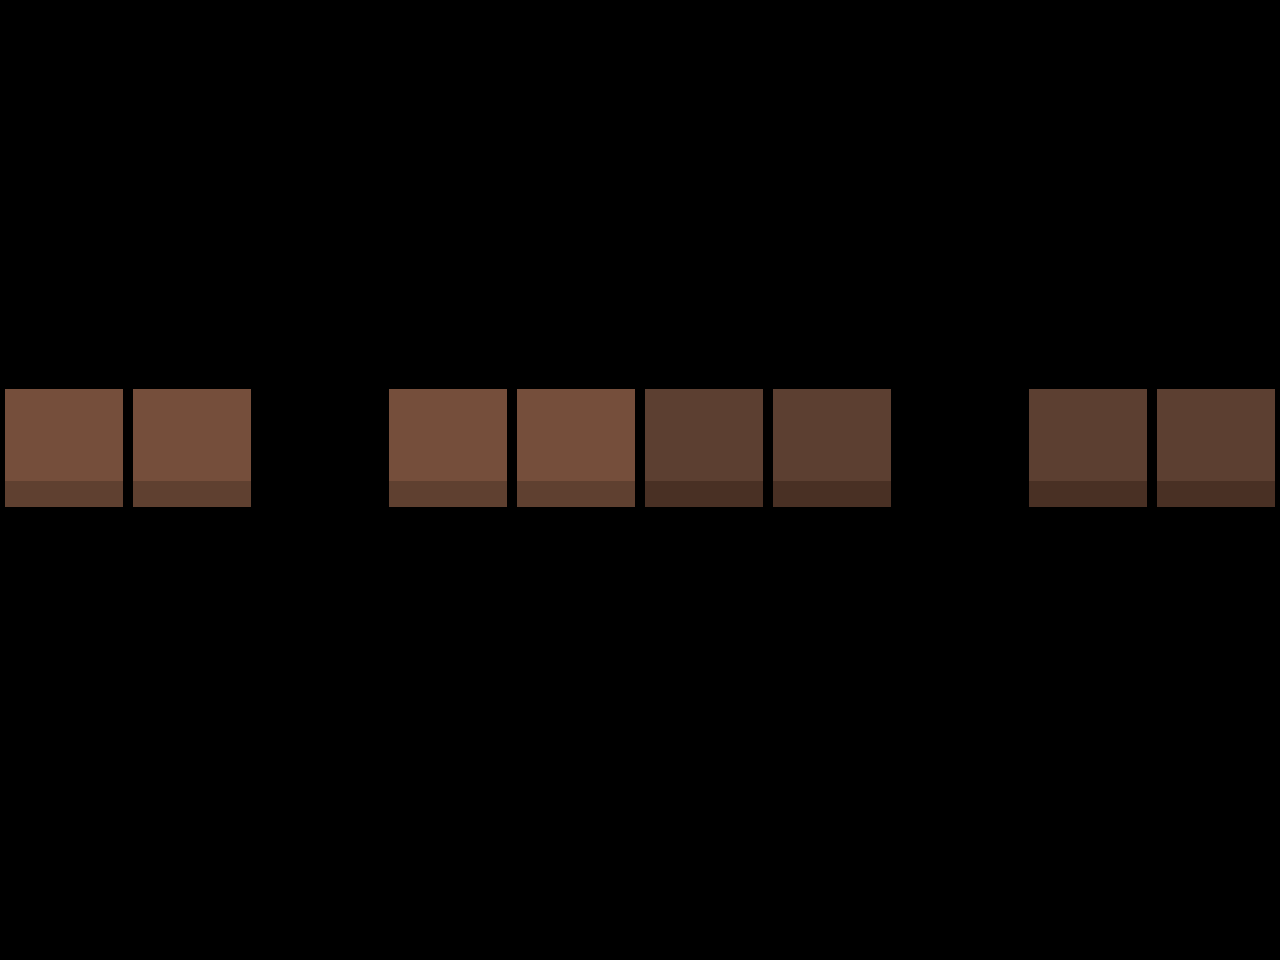

Rendered tile map (Tiled .tmx) drawn with the repository's tilesets; below, a short description and the full map source, tile grids included:
An orthogonal 20x15 tile map with 64x64 px tiles, 1 tile layer (Слой тайлов 2) and 9 objects (4x spawn, 4x solid).

<map version="1.5" tiledversion="1.7.2" orientation="orthogonal" renderorder="left-up" width="20" height="15" tilewidth="64" tileheight="64" infinite="0" nextlayerid="5" nextobjectid="26">
 <editorsettings>
  <chunksize width="64" height="64" />
 </editorsettings>
 <tileset firstgid="1" name="tileset" tilewidth="64" tileheight="64" tilecount="50" columns="10">
  <image source="../image/tileset.png" width="640" height="320" />
 </tileset>
 <layer id="4" name="Слой тайлов 2" width="20" height="15">
  <data>
   <tile />
   <tile />
   <tile />
   <tile />
   <tile />
   <tile />
   <tile />
   <tile />
   <tile />
   <tile />
   <tile />
   <tile />
   <tile />
   <tile />
   <tile />
   <tile />
   <tile />
   <tile />
   <tile />
   <tile />
   <tile />
   <tile />
   <tile />
   <tile />
   <tile />
   <tile />
   <tile />
   <tile />
   <tile />
   <tile />
   <tile />
   <tile />
   <tile />
   <tile />
   <tile />
   <tile />
   <tile />
   <tile />
   <tile />
   <tile />
   <tile />
   <tile />
   <tile />
   <tile />
   <tile />
   <tile />
   <tile />
   <tile />
   <tile />
   <tile />
   <tile />
   <tile />
   <tile />
   <tile />
   <tile />
   <tile />
   <tile />
   <tile />
   <tile />
   <tile />
   <tile />
   <tile />
   <tile />
   <tile />
   <tile />
   <tile />
   <tile />
   <tile />
   <tile />
   <tile />
   <tile />
   <tile />
   <tile />
   <tile />
   <tile />
   <tile />
   <tile />
   <tile />
   <tile />
   <tile />
   <tile />
   <tile />
   <tile />
   <tile />
   <tile />
   <tile />
   <tile />
   <tile />
   <tile />
   <tile />
   <tile />
   <tile />
   <tile />
   <tile />
   <tile />
   <tile />
   <tile />
   <tile />
   <tile />
   <tile />
   <tile />
   <tile />
   <tile />
   <tile />
   <tile />
   <tile />
   <tile />
   <tile />
   <tile />
   <tile />
   <tile />
   <tile />
   <tile />
   <tile />
   <tile />
   <tile />
   <tile />
   <tile />
   <tile />
   <tile />
   <tile gid="11" />
   <tile gid="13" />
   <tile gid="11" />
   <tile gid="13" />
   <tile />
   <tile />
   <tile gid="11" />
   <tile gid="13" />
   <tile gid="11" />
   <tile gid="13" />
   <tile gid="14" />
   <tile gid="16" />
   <tile gid="14" />
   <tile gid="16" />
   <tile />
   <tile />
   <tile gid="14" />
   <tile gid="16" />
   <tile gid="14" />
   <tile gid="16" />
   <tile gid="31" />
   <tile gid="33" />
   <tile gid="31" />
   <tile gid="33" />
   <tile />
   <tile />
   <tile gid="31" />
   <tile gid="33" />
   <tile gid="31" />
   <tile gid="33" />
   <tile gid="34" />
   <tile gid="36" />
   <tile gid="34" />
   <tile gid="36" />
   <tile />
   <tile />
   <tile gid="34" />
   <tile gid="36" />
   <tile gid="34" />
   <tile gid="36" />
   <tile gid="8" />
   <tile gid="10" />
   <tile gid="8" />
   <tile gid="10" />
   <tile />
   <tile />
   <tile gid="8" />
   <tile gid="10" />
   <tile gid="8" />
   <tile gid="10" />
   <tile gid="8" />
   <tile gid="10" />
   <tile gid="8" />
   <tile gid="10" />
   <tile />
   <tile />
   <tile gid="8" />
   <tile gid="10" />
   <tile gid="8" />
   <tile gid="10" />
   <tile />
   <tile />
   <tile />
   <tile />
   <tile />
   <tile />
   <tile />
   <tile />
   <tile />
   <tile />
   <tile />
   <tile />
   <tile />
   <tile />
   <tile />
   <tile />
   <tile />
   <tile />
   <tile />
   <tile />
   <tile />
   <tile />
   <tile />
   <tile />
   <tile />
   <tile />
   <tile />
   <tile />
   <tile />
   <tile />
   <tile />
   <tile />
   <tile />
   <tile />
   <tile />
   <tile />
   <tile />
   <tile />
   <tile />
   <tile />
   <tile />
   <tile />
   <tile />
   <tile />
   <tile />
   <tile />
   <tile />
   <tile />
   <tile />
   <tile />
   <tile />
   <tile />
   <tile />
   <tile />
   <tile />
   <tile />
   <tile />
   <tile />
   <tile />
   <tile />
   <tile />
   <tile />
   <tile />
   <tile />
   <tile />
   <tile />
   <tile />
   <tile />
   <tile />
   <tile />
   <tile />
   <tile />
   <tile />
   <tile />
   <tile />
   <tile />
   <tile />
   <tile />
   <tile />
   <tile />
   <tile />
   <tile />
   <tile />
   <tile />
   <tile />
   <tile />
   <tile />
   <tile />
   <tile />
   <tile />
   <tile />
   <tile />
   <tile />
   <tile />
   <tile />
   <tile />
   <tile />
   <tile />
   <tile />
   <tile />
   <tile />
   <tile />
   <tile />
   <tile />
   <tile />
   <tile />
   <tile />
   <tile />
   <tile />
   <tile />
   <tile />
   <tile />
   <tile />
   <tile />
   <tile />
   <tile />
   <tile />
   <tile />
   <tile />
   <tile />
  </data>
 </layer>
 <objectgroup id="2" name="collision">
  <object id="16" name="SpawnBall0" type="spawn" x="288" y="800" width="64" height="64" />
  <object id="17" name="SpawnHole0" type="spawn" x="288" y="96" width="64" height="64" />
  <object id="18" name="SpawnBall1" type="spawn" x="930" y="800" width="64" height="64" />
  <object id="19" name="SpawnHole1" type="spawn" x="930" y="96" width="64" height="64" />
  <object id="21" type="solid" x="0" y="384" width="256" height="128" />
  <object id="22" type="solid" x="384" y="384" width="256" height="128" />
  <object id="23" type="solid" x="640" y="384" width="256" height="128" />
  <object id="24" type="solid" x="1024" y="384" width="256" height="128" />
  <object id="25" x="2051.52" y="584.848" />
 </objectgroup>
</map>
